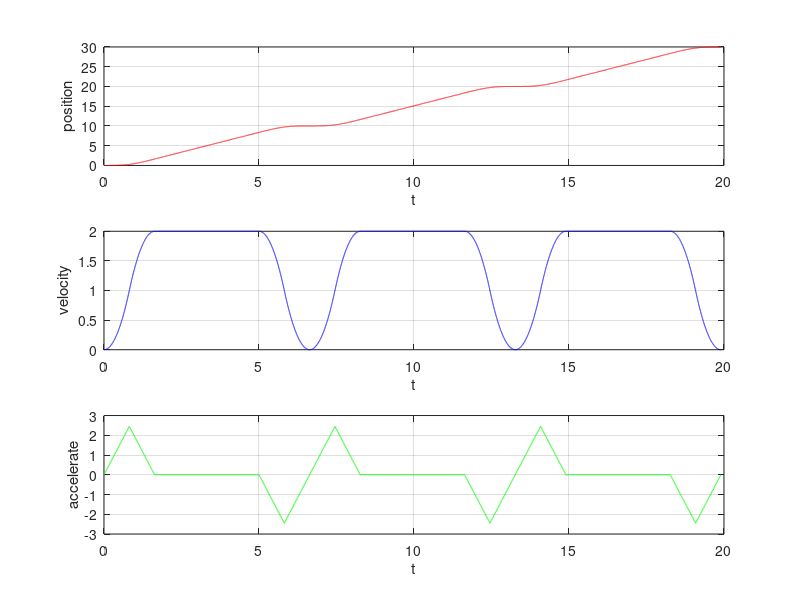

Reproduce this figure in MATLAB.
%六轴机器人轨迹规划之五段位置s曲线插补
%https://blog.csdn.net/jldemanman/article/details/79314435

% displacement, velocity and acceleration

clc;
clear;
%初始条件
x_arry=[0,10,20,30];
v_arry=[2,2,2];
A_arry=[3,3,3];
weiyi=[x_arry(1)];sudu=[0];shijian=[0];timeall=0;jiasudu=[0]
for i=1:1:length(x_arry)-1;
%清空
    a=[];v=[];s=[];
%计算加减速段的时间和位移
    L=x_arry(i+1)-x_arry(i);
    A=A_arry(i);
    vs=v_arry(i);
    Ta=sqrt(vs/A);
    L1=A*(Ta^3)/6;
    L2=A*(Ta^3)*(5/6); 
%计算整段轨迹的总位移
    T=4*Ta+(L-2*L1-2*L2)/vs;
    for t=0:0.001:T
        if t<=Ta;%加加速度阶段
            ad=A*t;
            vd=0.5*A*t^2;
            sd=(1/6)*A*t^3;
            a=[a,ad];v=[v,vd];s=[s,sd];
        elseif t>Ta && t<=2*Ta;%加减速阶段
            ad=-A*(t-2*Ta);
            vd=-0.5*A*(t-2*Ta)^2+A*Ta^2;
            sd=-(1/6)*A*(t-2*Ta)^3+A*Ta^2*t-A*Ta^3;
            a=[a,ad];v=[v,vd];s=[s,sd];
         elseif t>2*Ta && t<=T-2*Ta;%匀速阶段
            ad=0;
            vd=vs;
            sd=A*Ta^2*t-A*Ta^3;  
            a=[a,ad];v=[v,vd];s=[s,sd];
        elseif t>T-2*Ta && t<=T-Ta;%减加度阶段
            ad=-A*(t-(T-2*Ta));
            vd=-0.5*A*(t-T+2*Ta)^2+A*Ta^2;
            sd=-(1/6)*A*(t-T+2*Ta)^3+A*Ta^2*t-A*Ta^3;
            a=[a,ad];v=[v,vd];s=[s,sd];
         elseif t>T-Ta && t<=T;%减减阶段
            ad=A*(t-T);
            vd=0.5*A*(t-T)^2;
            sd=(1/6)*A*(t-T)^3-2*A*Ta^3+A*Ta^2*T;
            a=[a,ad];v=[v,vd];s=[s,sd];
        end
    end
%时间
    time=[timeall:0.001:timeall+T];
    timeall=timeall+T;
%连接每一段轨迹
    weiyi=[weiyi,s(2:end)+x_arry(i)];
    sudu=[sudu,v(2:end)];
    jiasudu=[jiasudu,a(2:end)];
    shijian=[shijian,time(2:end)];
end
subplot(3,1,1),plot(shijian,weiyi,'r');xlabel('t'),ylabel('position');grid on;
subplot(3,1,2),plot(shijian,sudu,'b');xlabel('t'),ylabel('velocity');grid on;
subplot(3,1,3),plot(shijian,jiasudu,'g');xlabel('t'),ylabel('accelerate');grid on;



